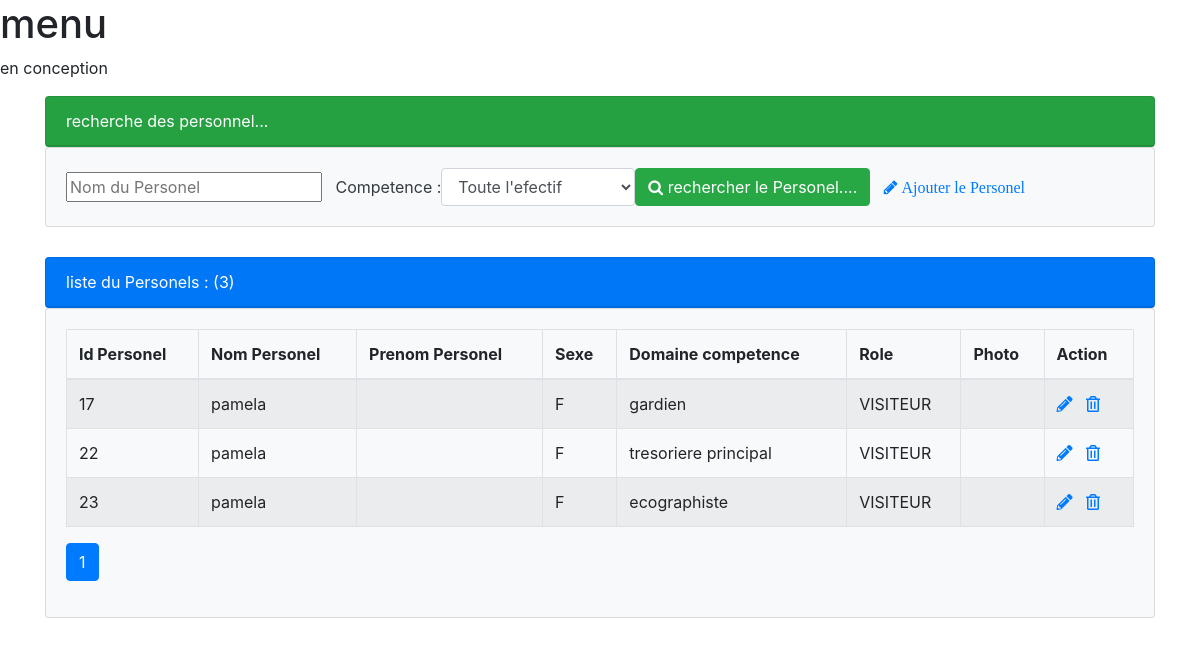
/personel.php?nomPersonel=pamela, run on the app's committed database.
### tables this page shows
CREATE TABLE `Personel_Domaine_competence` (
  `id_personel_Domaine_competence` int(11) NOT NULL AUTO_INCREMENT,
  `personel_id` int(11) NOT NULL,
  `domaine_competence_id` int(11) NOT NULL,
  PRIMARY KEY (`id_personel_Domaine_competence`,`personel_id`,`domaine_competence_id`),
  KEY `fk_Personel_has_Domaine_competence_Domaine_competence1_idx` (`domaine_competence_id`),
  KEY `fk_Personel_has_Domaine_competence_Personel1_idx` (`personel_id`),
  CONSTRAINT `fk_Personel_has_Domaine_competence_Domaine_competence1` FOREIGN KEY (`domaine_competence_id`) REFERENCES `Domaine_competence` (`id_domaine_competence`) ON DELETE NO ACTION ON UPDATE NO ACTION,
  CONSTRAINT `fk_Personel_has_Domaine_competence_Personel1` FOREIGN KEY (`personel_id`) REFERENCES `Personel` (`id_personel`) ON DELETE NO ACTION ON UPDATE NO ACTION
);

CREATE TABLE `Personel` (
  `id_personel` int(11) NOT NULL AUTO_INCREMENT,
  `nom_personel` varchar(50) NOT NULL,
  `matricule` varchar(70) NOT NULL,
  `sexe` char(2) NOT NULL,
  `etat` tinyint(2) DEFAULT '0',
  `role` varchar(45) DEFAULT NULL,
  PRIMARY KEY (`id_personel`),
  UNIQUE KEY `fk_matricule` (`matricule`)
);

CREATE TABLE `Domaine_competence` (
  `id_domaine_competence` int(11) NOT NULL AUTO_INCREMENT,
  `domaine_competence` varchar(45) DEFAULT NULL,
  PRIMARY KEY (`id_domaine_competence`)
);

### personel.php (the view, shortened to what this page needs)
<?php
	require_once("connexionBD.php");
	$size =  isset($_GET['size'])?$_GET['size']:6;
	$page =  isset($_GET['page'])?$_GET['page']:1;
	$offset = ($page-1)*$size;
	$nomP = isset($_GET['nomPersonel'])?$_GET['nomPersonel']:"";
	$domaine_competence = isset($_GET['domaine_competence'])?$_GET['domaine_competence']:"all";
	if($domaine_competence=='all'){
		$requete = "SELECT * FROM Personel INNER JOIN Personel_Domaine_competence ON Personel.id_personel = Personel_Domaine_competence.personel_id INNER JOIN Domaine_competence ON Personel_Domaine_competence.domaine_competence_id = Domaine_competence.id_domaine_competence WHERE nom_personel  LIKE '%$nomP%' ORDER BY id_personel_Domaine_competence LIMIT  $size offset $offset ";
		$requeteCount = "SELECT count(*) countF FROM Personel INNER JOIN Personel_Domaine_competence ON Personel.id_personel = Personel_Domaine_competence.personel_id INNER JOIN Domaine_competence ON Personel_Domaine_competence.domaine_competence_id = Domaine_competence.id_domaine_competence WHERE nom_personel  LIKE '%$nomP%' ORDER BY id_personel_Domaine_competence";
	}
	$resultatF=$conn->query($requete);
	$resultatcount = $conn->query($requeteCount);
	$tabCount = $resultatcount->fetch();
	$nbPersonel= $tabCount['countF'];
	$reste = $nbPersonel%$size;
	if($reste ===0){
		$nbpage= $nbPersonel/$size;
	}else{
		$nbpage=floor($nbPersonel/$size) +1;
	}
?>
<!DOCTYPE html>
	<html>
	<head>
		<link rel="stylesheet" href="https://stackpath.bootstrapcdn.com/bootstrap/4.4.1/css/bootstrap.min.css">
		<link rel="stylesheet" href="https://use.fontawesome.com/releases/v5.7.0/css/all.css">
		<link rel="stylesheet" href="https://maxcdn.bootstrapcdn.com/font-awesome/4.7.0/css/font-awesome.min.css">
	</head>
	<body>
		<?php
			include("public/menu.php");
		?>
		<div class="container margintop1">
			<div class="card bg-success text-white">
				<div class="card-header">recherche des personnel...</div>
			</div>
			<div class="card bg-light text-dark">
				<div class="card-body">
					<form method="GET" action="personel.php" class="form-inline">
						<div class="from-group">
							<input type="text" name="nomPersonel" placeholder="Nom du Personel">
						</div>&nbsp &nbsp
						<label for="domaine_competence">Competence :</label>
						<select name="domaine_competence" class="form-control" id="domaine_competence" onchange="this.form.submit()">
							<option value="all" <?php if($domaine_competence==='all') echo 'selected' ?> >Toute l'efectif
							</option>
						</select>
						<button type="submit" class="btn btn-success"><span class="fa fa-search"></span> rechercher le Personel....</button>
						<a href="ajouterPersonel.php"><span class="fa fa-pencil"> Ajouter le Personel</a>
					</form>
				</div>
			</div>
			<div class="card bg-primary text-white margintop">
				<div class="card-header">liste du Personels : (<?php echo $nbPersonel?>)</div>
			</div>
			<div class="card bg-light text-dark">
				<div class="card-body">
					<table class="table table-striped table-bordered">
						<thead>
							<tr>
								<th>Id Personel</th><th>Nom Personel</th><th>Prenom Personel</th><th>Sexe</th><th>Domaine competence</th><th>Role</th><th>Photo</th><th>Action</th>
							</tr>
						</thead>
						<tbody>
							<?php while($personel = $resultatF->fetch()) { ?>
								<tr>
									<td><?php echo $personel['id_personel_Domaine_competence']?></td>
									<td><?php echo $personel['nom_personel']?></td>
									<td><?php echo $personel['prenom_personel']?></td>
									<td><?php echo $personel['sexe']?></td>
									<td><?php echo $personel['domaine_competence']?></td>
									<td><?php echo $personel['role']?></td>
									<td></td>
									<td>
										<a href="editerPersonel.php?id_personel_Domaine_competence=<?php echo $personel['id_personel_Domaine_competence']?>">
											<i class='fas fa-pencil-alt'></i>
										</a>
										<a onclick="return confirm('Etes vous sur de vouloir supprimer le Personel ?')"href="supprimerPersonel.php?id_personel_Domaine_competence=<?php echo $personel['id_personel_Domaine_competence']?>" id="modifierPersonel">
											<i class='far fa-trash-alt'></i>
										</a>
									</td>
								</tr>
							<?php } ?>
						</tbody>
					</table>
					<div>
						<ul class="pagination pagination-md">
							<?php for($i=1; $i<= $nbpage; $i++){ ?>
								<li class="page-item <?php if($i==$page) echo 'active' ?> ">
									<a class="page-link" href="utilisateurs.php?page=<?php echo $i; ?>&nomP=<?php echo $nomP?>&domaine_competence=<?php echo $domaine_competence?>">
									 	<?php echo $i; ?>
									</a>
								</li>
							<?php } ?>
						</ul>
					</div>
				</div>
			</div>
		</div>
	</body>
</html>

### personel.php (style rules this page uses)
.margintop1 { margin-top: 10px; }
.margintop { margin-top: 30px; }

### data on the page
personel_domaine_competence: id_personel_Domaine_competence "17", personel.nom_personel "pamela", personel.sexe "F", domaine_competence.domaine_competence "gardien", personel.role "VISITEUR"
personel_domaine_competence: id_personel_Domaine_competence "22", personel.nom_personel "pamela", personel.sexe "F", domaine_competence.domaine_competence "tresoriere principal", personel.role "VISITEUR"
personel_domaine_competence: id_personel_Domaine_competence "23", personel.nom_personel "pamela", personel.sexe "F", domaine_competence.domaine_competence "ecographiste", personel.role "VISITEUR"

### other printed values
$nbPersonel "3"
